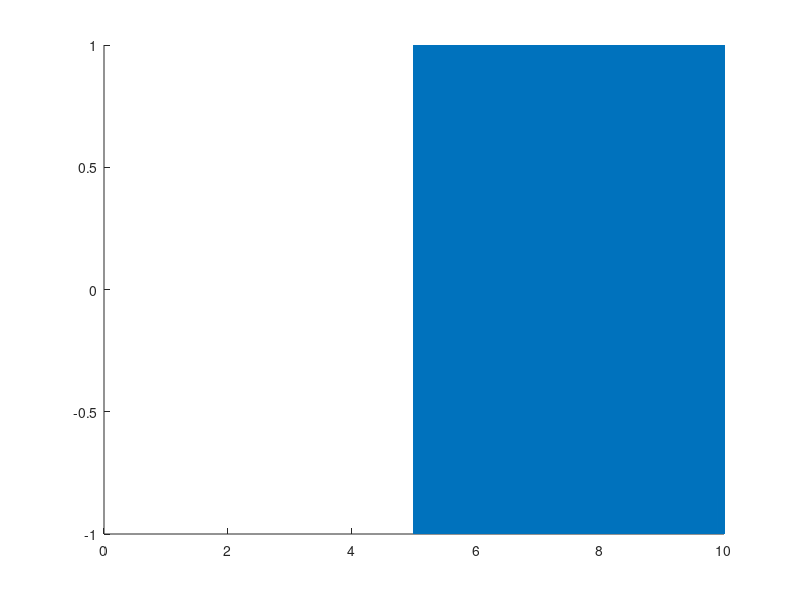

Source code (MATLAB):

Fs = 44100;
ts = 1/Fs;
T = 10;
t = 0:ts:T-ts;
t1 = ts:ts:(T/2);
T1 = 5;
f0 = 1000;
f1 = 15000;
y = chirp(t1, f0, T1, f1);
z = zeros(1, 5*Fs);
chirp = [z y];
hold on;
plot(t, chirp);
hold off;
filename = 'chirp1k15k.wav';
audiowrite(filename, chirp, Fs);
%sound(chirp,Fs)